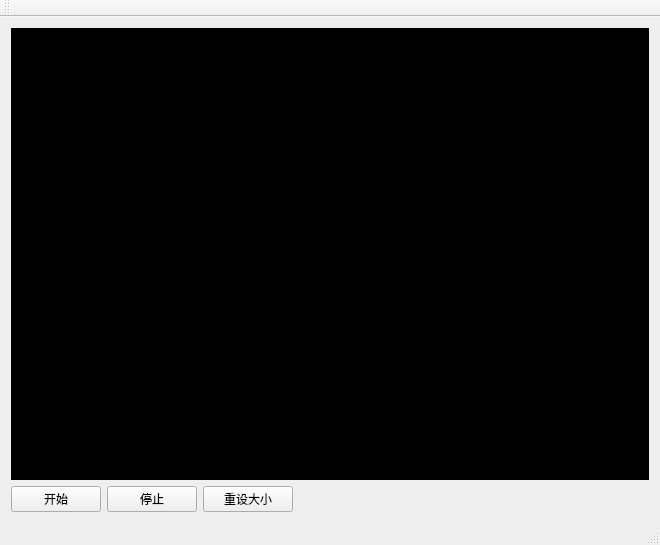
<?xml version="1.0" encoding="UTF-8"?>
<ui version="4.0">
 <class>MainWindow</class>
 <widget class="QMainWindow" name="MainWindow">
  <property name="geometry">
   <rect>
    <x>0</x>
    <y>0</y>
    <width>660</width>
    <height>545</height>
   </rect>
  </property>
  <property name="windowTitle">
   <string>MainWindow</string>
  </property>
  <widget class="QWidget" name="centralWidget">
   <layout class="QGridLayout" name="gridLayout">
    <item row="0" column="0" colspan="4">
     <widget class="QLabel" name="label">
      <property name="sizePolicy">
       <sizepolicy hsizetype="Ignored" vsizetype="Ignored">
        <horstretch>0</horstretch>
        <verstretch>0</verstretch>
       </sizepolicy>
      </property>
      <property name="styleSheet">
       <string notr="true">background-color: rgb(0, 0, 0);</string>
      </property>
      <property name="text">
       <string/>
      </property>
     </widget>
    </item>
    <item row="1" column="0">
     <widget class="QPushButton" name="pushButton">
      <property name="maximumSize">
       <size>
        <width>90</width>
        <height>16777215</height>
       </size>
      </property>
      <property name="text">
       <string>开始</string>
      </property>
     </widget>
    </item>
    <item row="1" column="2">
     <widget class="QPushButton" name="pushButton_2">
      <property name="maximumSize">
       <size>
        <width>90</width>
        <height>16777215</height>
       </size>
      </property>
      <property name="text">
       <string>重设大小</string>
      </property>
     </widget>
    </item>
    <item row="1" column="1">
     <widget class="QPushButton" name="pushButton_3">
      <property name="maximumSize">
       <size>
        <width>90</width>
        <height>16777215</height>
       </size>
      </property>
      <property name="text">
       <string>停止</string>
      </property>
     </widget>
    </item>
   </layout>
  </widget>
  <widget class="QToolBar" name="mainToolBar">
   <attribute name="toolBarArea">
    <enum>TopToolBarArea</enum>
   </attribute>
   <attribute name="toolBarBreak">
    <bool>false</bool>
   </attribute>
  </widget>
  <widget class="QStatusBar" name="statusBar"/>
 </widget>
 <layoutdefault spacing="6" margin="11"/>
 <resources/>
 <connections/>
</ui>
